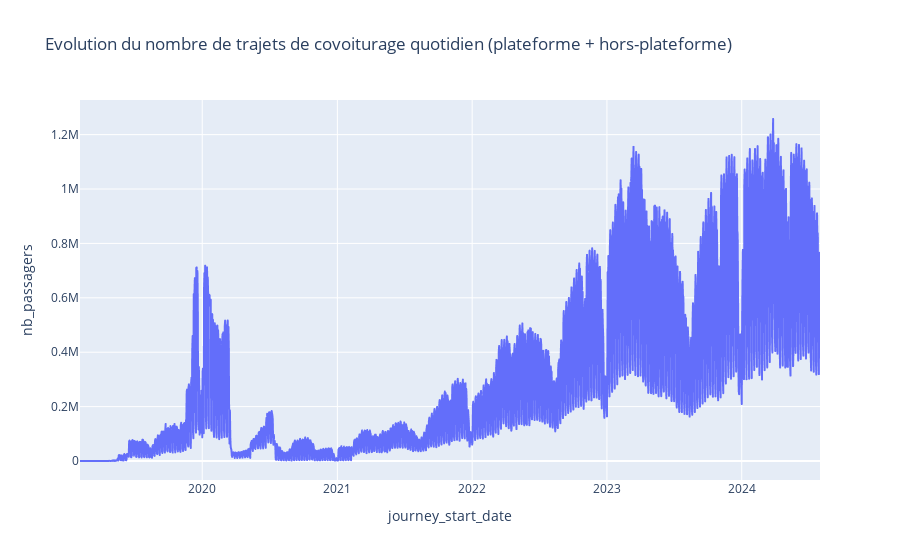

This figure's notebook cell:
### Code cell
fig = px.line(df, x="journey_start_date", y="nb_passagers", title='Evolution du nombre de trajets de covoiturage quotidien (plateforme + hors-plateforme)')
fig.show()

### Figure 1 — Plotly figure (JSON) as saved in the notebook; plotly's stock layout.template omitted (floating-point values rounded to 4 significant figures; data arrays with more than 128 entries replaced by an {"elided": "..."} marker saying what was removed)
{"data": [{"hovertemplate": "journey_start_date=%{x}<br>nb_passagers=%{y}<extra></extra>", "legendgroup": "", "line": {"color": "#636efa", "dash": "solid"}, "marker": {"symbol": "circle"}, "mode": "lines", "name": "", "showlegend": false, "type": "scattergl", "x": {"elided": "1966 str values"}, "xaxis": "x", "y": {"elided": "1966 int values"}, "yaxis": "y"}], "layout": {"legend": {"tracegroupgap": 0}, "title": {"text": "Evolution du nombre de trajets de covoiturage quotidien (plateforme + hors-plateforme)"}, "xaxis": {"anchor": "y", "domain": [0, 1], "title": {"text": "journey_start_date"}}, "yaxis": {"anchor": "x", "domain": [0, 1], "title": {"text": "nb_passagers"}}}}
